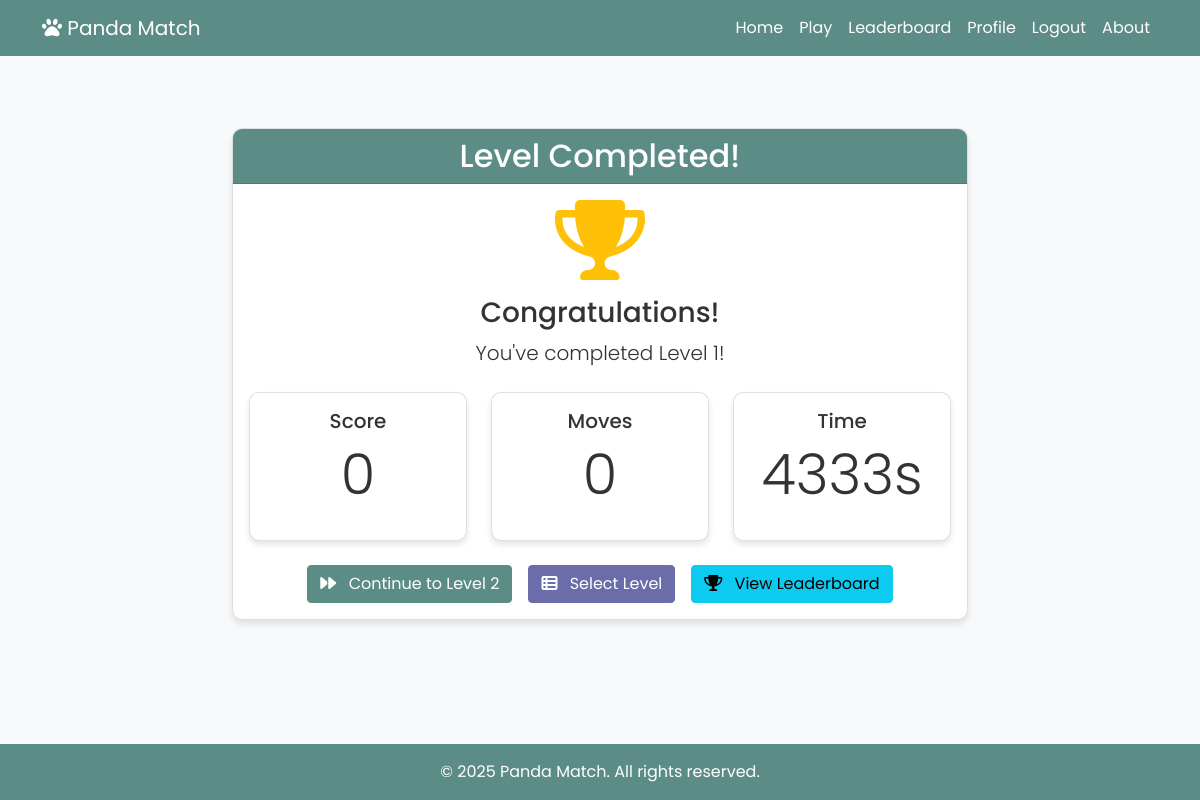
Page /game/result/2/ (signed in) on the earlier database version.
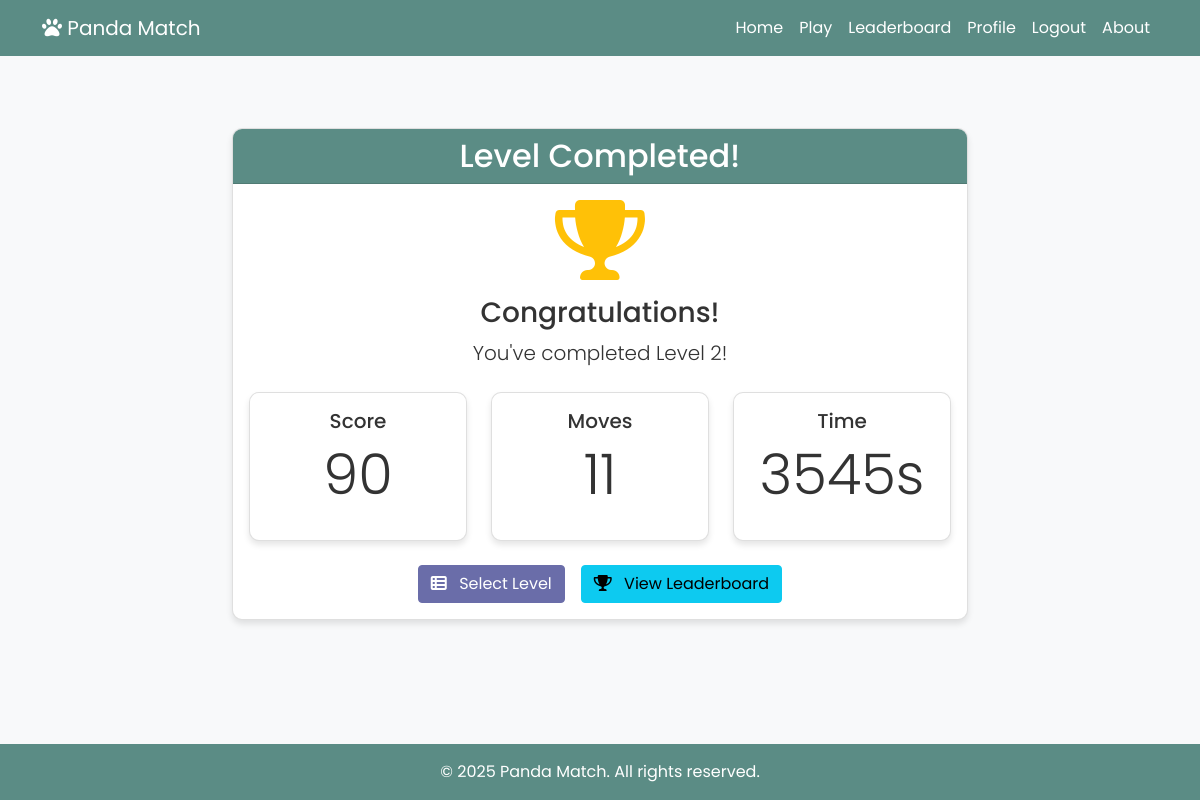
Same page on the later database version.
### game/models.py (models this page shows, shortened)
class GameSession(models.Model):
    STATUS_CHOICES = [
        ('active', 'Active'),
        ('completed', 'Completed'),
        ('abandoned', 'Abandoned'),
    ]
    session_id = models.AutoField(primary_key=True)
    player = models.ForeignKey(Player, on_delete=models.CASCADE)
    level = models.ForeignKey(Level, on_delete=models.CASCADE)
    start_time = models.DateTimeField(auto_now_add=True)
    end_time = models.DateTimeField(null=True, blank=True)
    status = models.CharField(max_length=10, choices=STATUS_CHOICES, default='active')
    score = models.IntegerField(default=0)
    buffer = models.JSONField(default=list)  # 使用JSONField存储缓冲区数据
    removed_tiles = models.JSONField(default=list)  # 使用JSONField存储移出的方块数据

class Level(models.Model):
    level_id = models.AutoField(primary_key=True)
    difficulty = models.IntegerField(default=1)
    tile_layout = models.JSONField(default=list)  # Stores the initial board layout as JSON

### game/views.py (the view)
# urls.py: path('result/<int:session_id>/', views.game_result, name='game_result'),
@login_required
def game_result(request, session_id):
    player = request.user.player
    session = get_object_or_404(GameSession, session_id=session_id, player=player)
    if session.status == 'active':
        session.status = 'completed'
        session.end_time = timezone.now()
        session.save()
        update_leaderboards(player, session.score)
    moves = Move.objects.filter(game_session=session).count()
    duration = (session.end_time - session.start_time).total_seconds() if session.end_time else 0
    next_level = None
    if session.level.level_id < player.level_progress:
        try:
            next_level = Level.objects.get(level_id=session.level.level_id + 1)
        except Level.DoesNotExist:
            pass
    context = {
        'player': player,
        'session': session,
        'moves': moves,
        'duration': duration,
        'next_level': next_level
    }
    return render(request, 'game/result.html', context)

### templates/game/result.html (shortened to what this page needs)
{% extends 'base.html' %}
{% block content %}
<div class="row justify-content-center my-5">
    <div class="col-md-8">
        <div class="card">
            <div class="card-header text-center">
                <h2 class="mb-0">Level Completed!</h2>
            </div>
            <div class="card-body text-center">
                <div class="mb-4">
                    <i class="fas fa-trophy fa-5x text-warning mb-3"></i>
                    <h3>Congratulations!</h3>
                    <p class="lead">You've completed Level {{ session.level.level_id }}!</p>
                </div>
                <div class="row g-4 mb-4">
                    <div class="col-md-4">
                        <div class="card">
                            <div class="card-body">
                                <h5 class="card-title">Score</h5>
                                <p class="display-4">{{ session.score }}</p>
                            </div>
                        </div>
                    </div>
                    <div class="col-md-4">
                        <div class="card">
                            <div class="card-body">
                                <h5 class="card-title">Moves</h5>
                                <p class="display-4">{{ moves }}</p>
                            </div>
                        </div>
                    </div>
                    <div class="col-md-4">
                        <div class="card">
                            <div class="card-body">
                                <h5 class="card-title">Time</h5>
                                <p class="display-4">{{ duration|floatformat:0 }}s</p>
                            </div>
                        </div>
                    </div>
                </div>
                <div class="d-grid gap-3 d-md-flex justify-content-center">
                    {% if next_level %}
                    <a href="{% url 'start_game' next_level.level_id %}" class="btn btn-primary">
                        <i class="fas fa-forward me-2"></i> Continue to Level {{ next_level.level_id }}
                    </a>
                    {% endif %}
                    <a href="{% url 'level_select' %}" class="btn btn-secondary">
                        <i class="fas fa-th-list me-2"></i> Select Level
                    </a>
                    <a href="{% url 'leaderboard_home' %}" class="btn btn-info">
                        <i class="fas fa-trophy me-2"></i> View Leaderboard
                    </a>
                </div>
            </div>
        </div>
    </div>
</div>
{% endblock %}

Differences in the rows shown:
no longer on this page (row edited): Level: level_id "2"
changed GameSession: level.level_id "1" → "2"; score "0" → "90"
Other differences:
{{ moves }}: "0" → "11"
{{ duration|floatformat:0 }}: "4333" → "3545"
text no longer shown: "Continue to Level"
